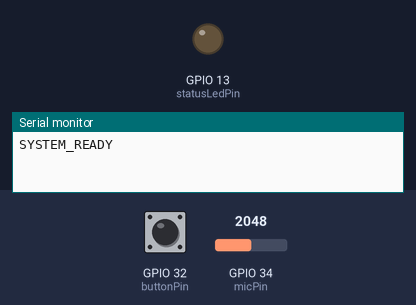
This sketch was run on a simulated ESP32. On the bench: output pins drawn as LEDs (lit = HIGH), the last lines printed to the serial monitor. Dashed ring = blinking. The inputs (shaded band) are chosen by the test bench; at power-on: GPIO 32 (buttonPin) HIGH, GPIO 34 (micPin) = 2048.

Above: at 2.8 s.
2.9 s: GPIO 32 (buttonPin) pulled LOW for 3.2 s
At 3.8 s:
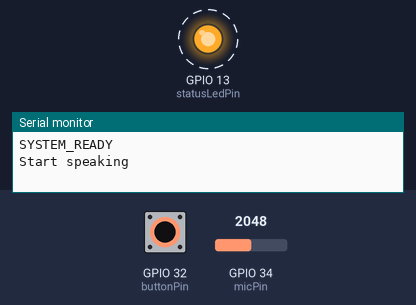
Timing chart, 0 to 7.9 s (numbered marks = the images above; inputs shaded):
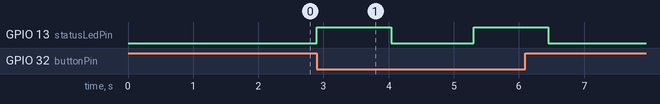

Measured:
- after the input at 2.9 s, GPIO 13 (statusLedPin): alternates HIGH for 1.1 s and LOW for 1.3 s, 4 changes in all, then stays LOW, starting at once

The sketch:

dataset_creation.ino
```cpp
// ==========================================
// ESP32: HIGH-RESOLUTION DATA LOGGER
// ==========================================
#define NUMBER_OF_INPUTS 800

const int micPin = 34;
const int buttonPin = 32;
const int statusLedPin = 13;

int threshold = 0;
const int thresholdMargin = 15;

void setup()
{
  Serial.begin(115200);

  pinMode(buttonPin, INPUT_PULLUP);
  pinMode(statusLedPin, OUTPUT);
  digitalWrite(statusLedPin, LOW);

  calibrateEnvironment();
}

void calibrateEnvironment()
{
  long sumOfReadings = 0;
  for (int i = 0; i < 800; i++)
  {
    sumOfReadings += analogRead(micPin);
    delay(2);
  }
  threshold = (sumOfReadings / 800) + thresholdMargin;
  Serial.println("SYSTEM_READY");
}

void loop()
{
  // 1. Wait for physical trigger
  while (digitalRead(buttonPin) == HIGH)
  {
    delay(10);
  }

  // 2. Pre-recording sequence
  digitalWrite(statusLedPin, HIGH);
  Serial.println("Start speaking");
  delay(50); // 50ms buffer as requested

  // 3. Audio Capture (800 samples over 1.0 seconds)
  int raw_capture[NUMBER_OF_INPUTS];
  for (int i = 0; i < NUMBER_OF_INPUTS; i++)
  {
    raw_capture[i] = analogRead(micPin) - threshold;
    delayMicroseconds(1250);
  }

  digitalWrite(statusLedPin, LOW);

  // 4. Data Transmission to Python
  for (int i = 0; i < NUMBER_OF_INPUTS; i++)
  {
    Serial.print(raw_capture[i]);
    if (i < NUMBER_OF_INPUTS - 1)
    {
      Serial.print(",");
    }
  }
  Serial.println();

  delay(1000);
}
```
